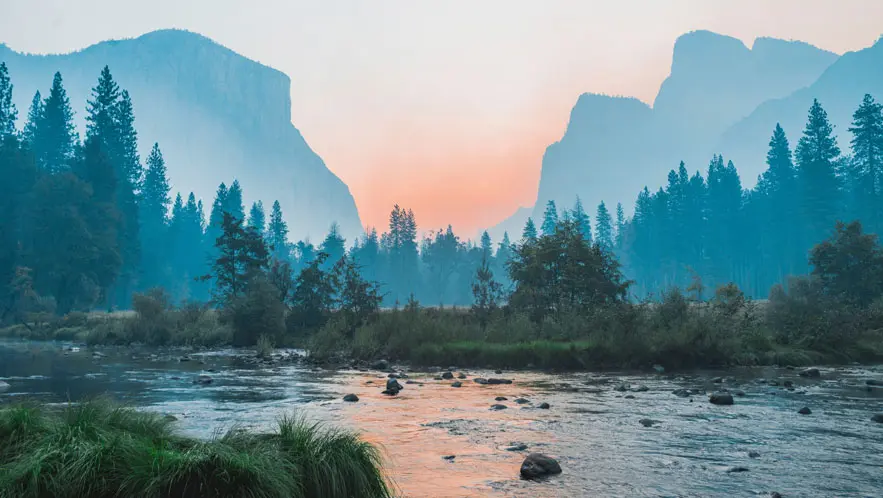
#> input picture data/sample.png, 883 x 498 px
$ python -i operations.py   (imports and definitions only)   (older library calls are emulated)
#> lines starting #> are read from the running program, lines starting #| are printed output that depends on the picture
#> further down, picture is the input picture: shape (498, 883, 3); mean B, G, R 147.2, 139.7, 108.4
import cv2
import matplotlib.pyplot as plt

# [113 lines left out: functions save_histogram, convert_to_grayscale, resize_image, apply_gaussian_filter, calculate_histogram, equalize_histogram, not called in this run]

def sobel_edge_detection(image):
    """
    Detect edges using the Sobel operator.
    Returns the gradient magnitude image.
    """

    if len(image.shape) != 2:
        image = cv2.cvtColor(
            image,
            cv2.COLOR_BGR2GRAY
        )
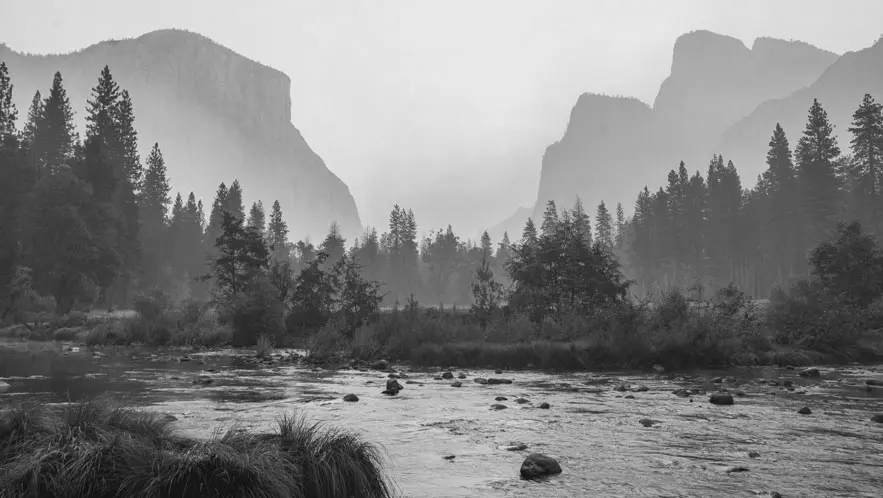
#> image: shape (498, 883); min 2, max 241, mean 131.2

    sobel_x = cv2.Sobel(
        image,
        cv2.CV_64F,
        1,
        0,
        ksize=3
    )
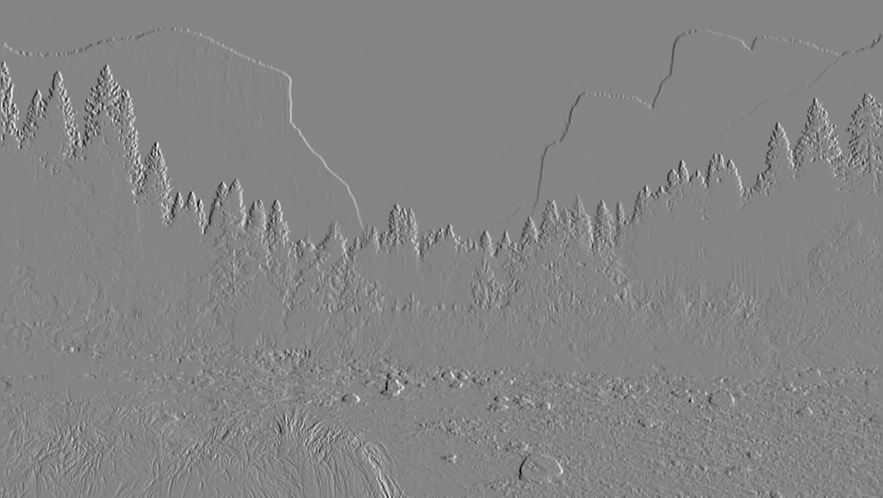
#> sobel_x: shape (498, 883) float64; min -583, max 535, mean 0.1; drawn with min black and max white

    sobel_y = cv2.Sobel(
        image,
        cv2.CV_64F,
        0,
        1,
        ksize=3
    )
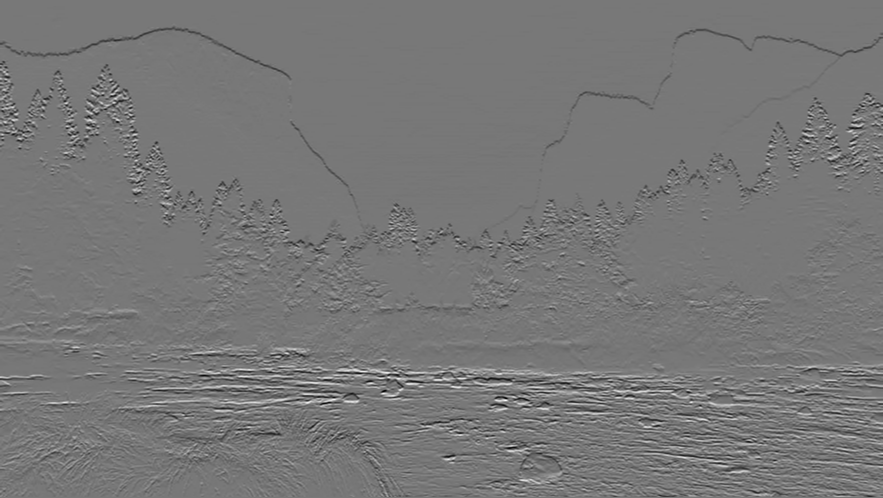
#> sobel_y: shape (498, 883) float64; min -584, max 657, mean -2.2; drawn with min black and max white

    # Convert the gradients to 8-bit images
    abs_x = cv2.convertScaleAbs(sobel_x)
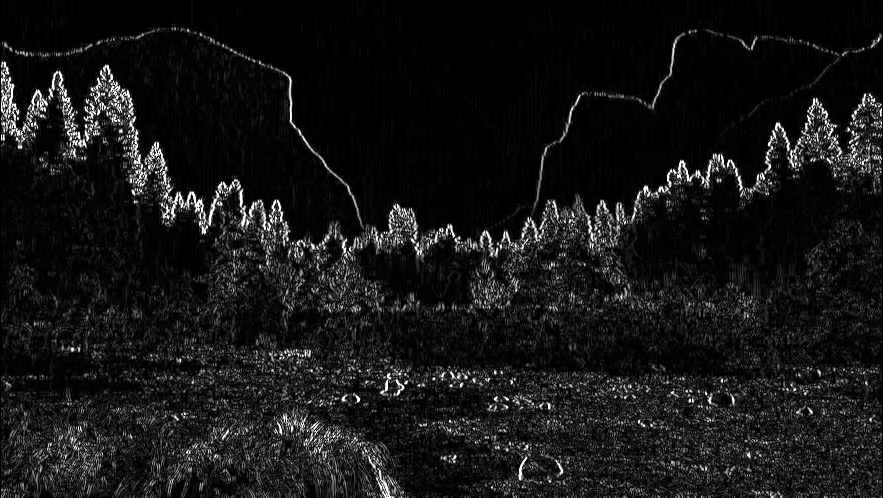
#> abs_x: shape (498, 883); min 0, max 255, mean 22
    abs_y = cv2.convertScaleAbs(sobel_y)
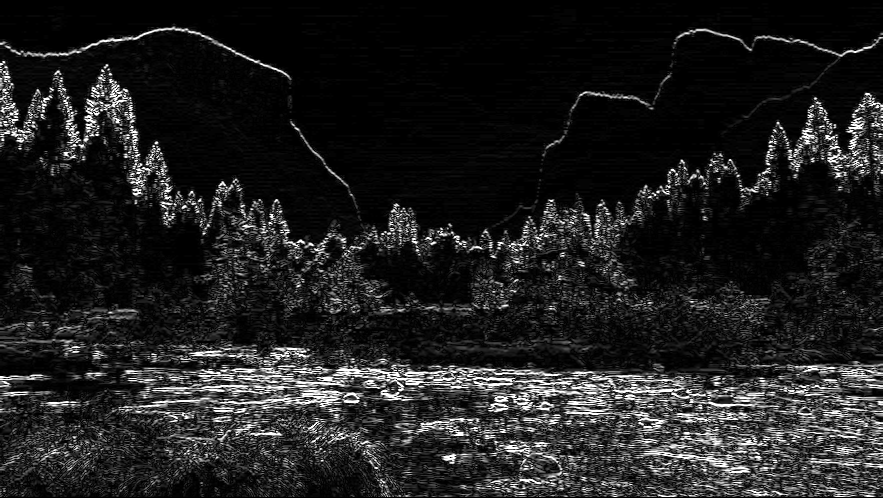
#> abs_y: shape (498, 883); min 0, max 255, mean 32.1

    # Combine horizontal and vertical gradients
    magnitude = cv2.addWeighted(
        abs_x,
        0.5,
        abs_y,
        0.5,
        0
    )
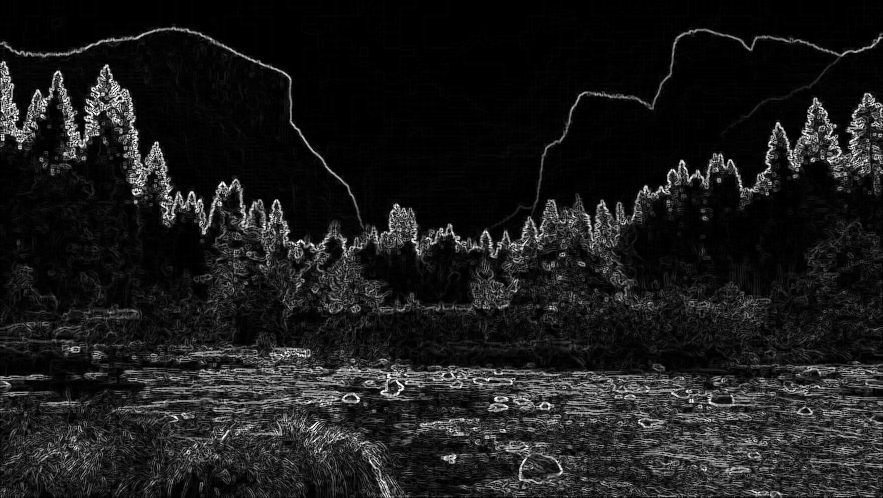
#> magnitude: shape (498, 883); min 0, max 255, mean 27.1

    return magnitude


# [64 lines left out: functions canny_edge_detection, binary_threshold, adaptive_threshold, not called in this run]

>>> import cv2
>>> picture = cv2.imread('../data/sample.png')
>>> result = sobel_edge_detection(picture)
